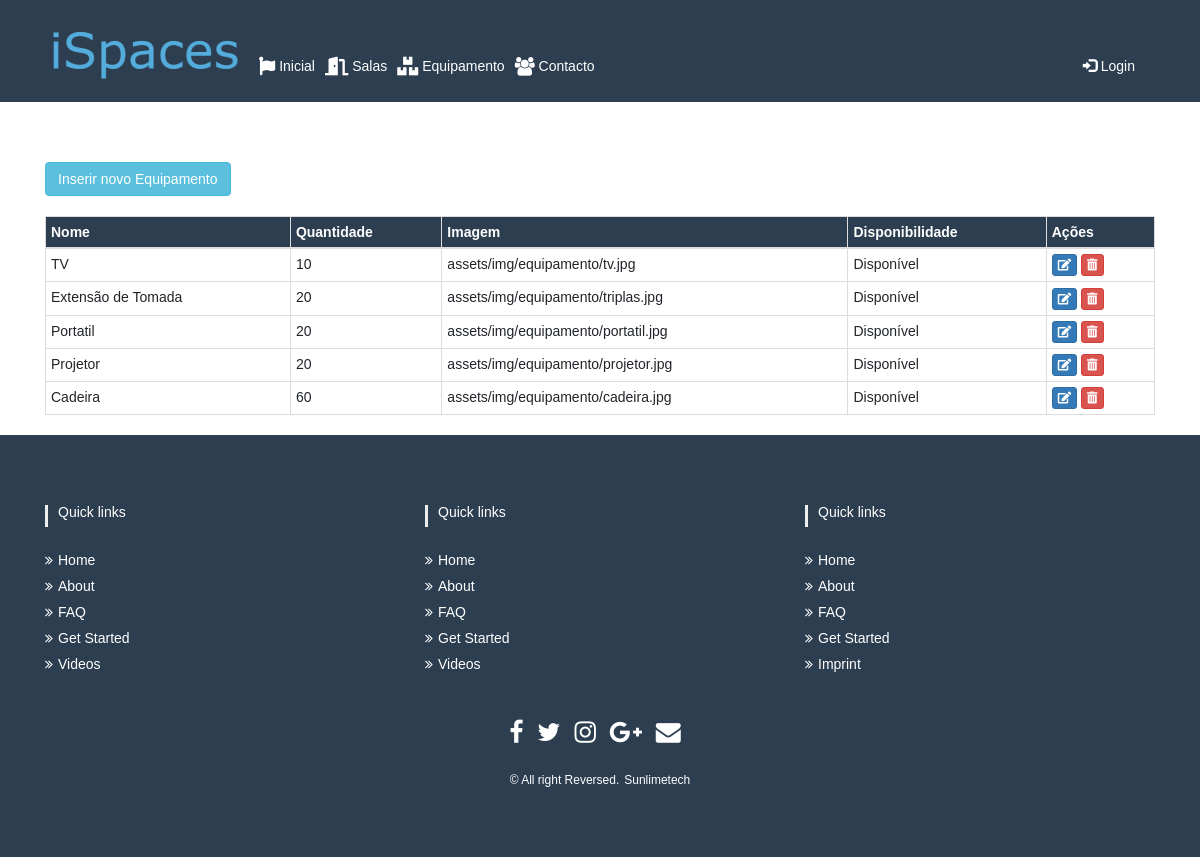
Page /index.php/privado_c/mostra_equipamento on the earlier database version.
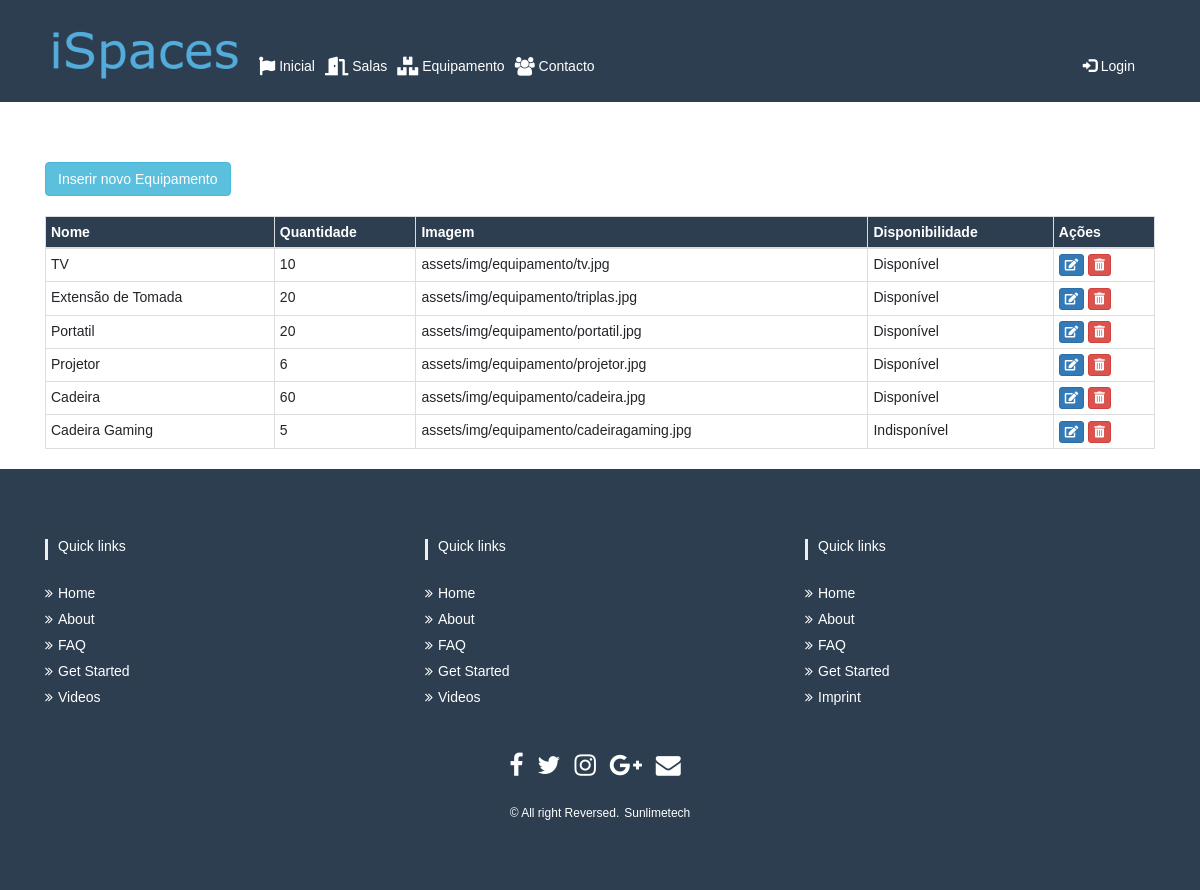
Same page on the later database version.
### tables this page shows
CREATE TABLE `equipamento` (
  `id` int(11) NOT NULL,
  `nome` varchar(45) NOT NULL,
  `quantidade` varchar(45) NOT NULL,
  `disponibilidade` varchar(45) NOT NULL,
  `imagem` varchar(45) NOT NULL
);

### application/controllers/Privado_c.php (called while the page is built, shortened)
<?php
class Privado_c extends CI_Controller {
	public function __construct()
	{
		$this->load->helper('url_helper');
		$this->load->model("Privado_m");
	}
		public function mostra_equipamento()
		{
			$data['equipamentos']=$this->Privado_m->selecionarEquipamento();
			$this->load->view('templates/header');
			$this->load->view('publico/Equipamento_admin',$data);
			$this->load->view('templates/footer');
		}
}

### index.php (called while the page is built, shortened)
<?php
require_once BASEPATH.'core/CodeIgniter.php';

### application/models/Privado_m.php (called while the page is built, shortened)
<?php
class Privado_m extends CI_Model
{
    public function selecionarEquipamento()
        {
            $query=$this->db->get('Equipamento');
            return $query->result_array();
        }
}

### application/views/publico/Equipamento_admin.php (the view, shortened to what this page needs)
<div class="container">
    <br><br><br>
          <div class="row">
              <div class="col-xs-6 col-md-6">
                 <a href="<?php echo base_url('Inserir_equipamento')?>" data-placement="top" data-toggle="tooltip" title="Insert"><button class="btn btn-info" data-title="Insert" data-toggle="modal" data-target="#insert" >Inserir novo Equipamento</span></button></a>
                </div>
            </div>
            <br>
    <table name="tabelaequipamentos"  id="example" class="table table-bordered table-condensed" >
        <thead>
            <tr id="titulotabela">
                <th>Nome</th>
                <th>Quantidade</th>
                <th>Imagem</th>
                <th>Disponibilidade</th>
                <th>Ações</th>
            </tr>
        </thead>
        <tbody>
                  <?php
                    foreach ($equipamentos as $row){?>
                  <?php $id_equipamento= $row['id'] ?>
            <tr>
                        <td><?php echo $row['nome'] ?></td>
                        <td><?php echo $row['quantidade'] ?></td>
                        <td><?php echo $row['imagem'] ?></td>
                        <td>
                            <?php
                                if($row['disponibilidade']==1){
                                  echo "Disponível";
                                }
                                else{
                                  echo "Indisponível";
                                }
                            ?>
                        </td>
                        <td>
                            <button class="btn btn-primary btn-xs" data-title="Edit" data-toggle="modal" href="#myModaleditar<?php echo $id_equipamento;?>" ><span class="fas fa-edit"></span></button>
                            <button class="btn btn-danger btn-xs"  data-toggle="modal"  href="#myModaleliminar<?php echo $id_equipamento;?>" ><span class="fas fa-trash-alt"></span></button>
                            </td>
                        <?php }  ?>
        </tr>
        </tbody>
    </table>
</div>

Differences in the rows shown:
changed equipamento "Projetor": quantidade "20" → "6"
added equipamento: nome "Cadeira Gaming", quantidade "5", imagem "assets/img/equipamento/cadeiragaming.jpg", disponibilidade "Indisponível"
